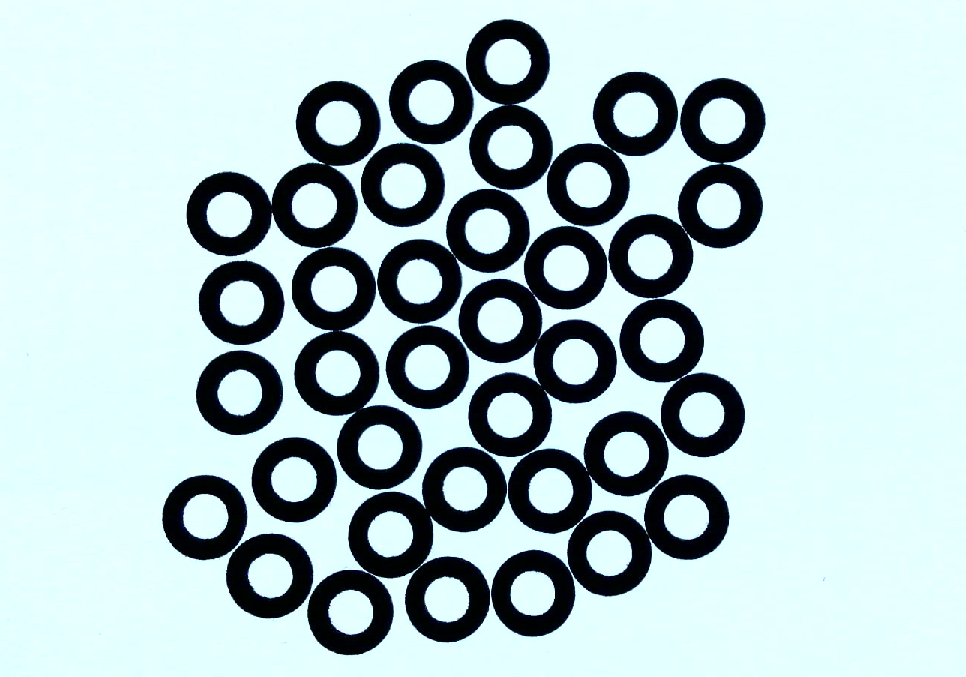
//> input picture Simple-Example/src.png, 966 x 677 px
$ ./simple   (built with g++ and OpenCV 4)
//> lines starting //> are read from the running program, lines starting //| are printed output that depends on the picture; after the words box and inside, x2 and y2 are one past the last pixel; in counts of white or black regions, pixels touching at a corner belong together
#include <iostream>
#include <opencv2/opencv.hpp>

using namespace std;
using namespace cv;

int main()
{
	Mat src = imread("src.png");
//> src is the input picture: 677 rows x 966 cols, CV_8UC3; mean B, G, R 198.4, 196.2, 175.7

	Mat src_gray, src_bit;
	cvtColor(src, src_gray, CV_BGR2GRAY);
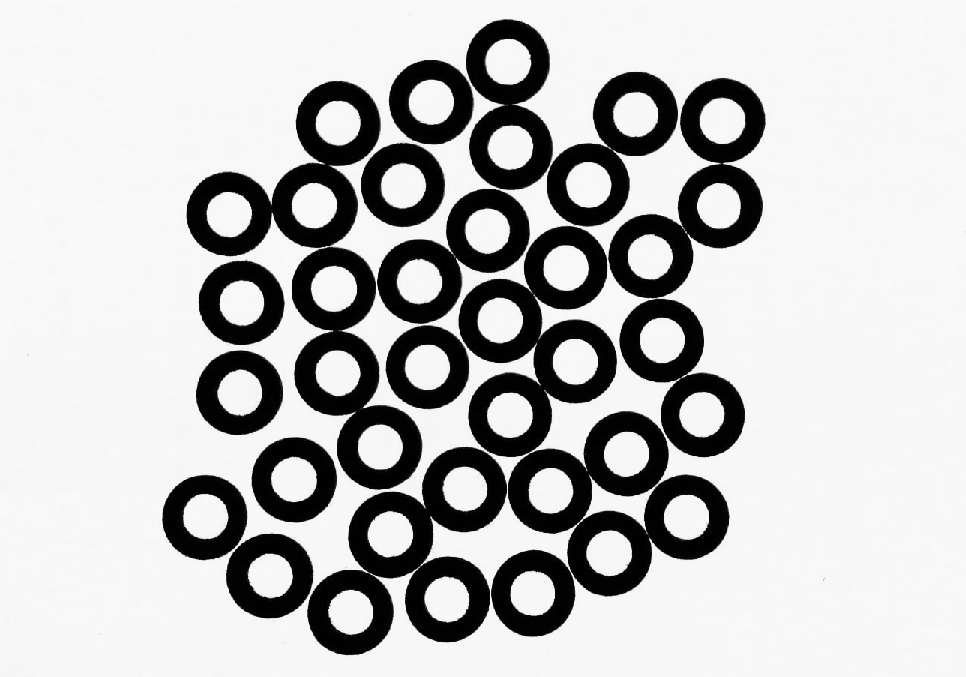
//> src_gray: 677 rows x 966 cols, CV_8UC1; min 0, max 254, mean 190.3
	threshold(src_gray, src_bit, 0, 255, CV_THRESH_OTSU);
//> src_bit: 677 rows x 966 cols, CV_8UC1; 76.6% white; 17 black regions, largest, box (x1, y1, x2, y2) and area: (459, 226, 729, 637) 35827, (307, 447, 507, 655) 16648, (187, 81, 381, 256) 12204
	src_bit = 255 - src_bit;
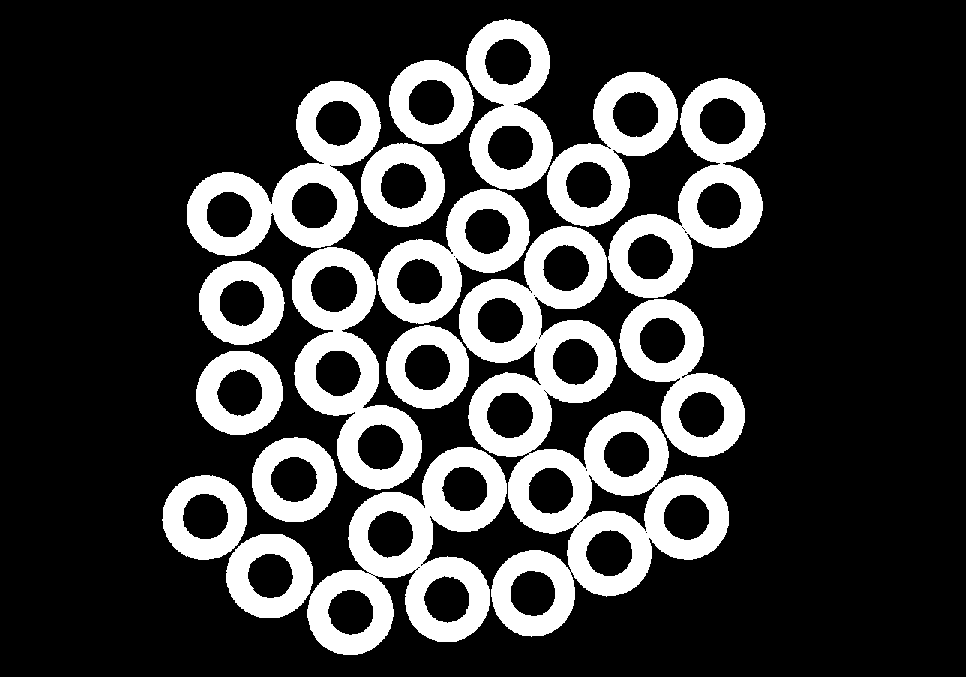
//> src_bit: 677 rows x 966 cols, CV_8UC1; 23.4% white; 17 white regions
	Mat src_bit1;
	src_bit.copyTo(src_bit1);
	cv::Mat src_temp;
	std::vector<std::vector<cv::Point>>contours;
	cv::findContours(src_bit, contours, CV_RETR_EXTERNAL, CV_CHAIN_APPROX_NONE);
//> contours = 17 contours; largest, box (x1, y1, x2, y2) and area: (459, 226, 729, 637) 50790, (307, 447, 507, 655) 22524, (187, 81, 381, 256) 16632, (292, 247, 422, 490) 16497, (608, 78, 766, 298) 16424
	cv::Mat mask_final = cv::Mat::ones(src_bit.rows, src_bit.cols, CV_8UC1);
	mask_final = 255 - mask_final;
	for (size_t i = 0; i < contours.size(); i++)
	{
		cv::Point root_points[1][10000];
		cv::Mat mask = cv::Mat::zeros(src_bit.rows, src_bit.cols, CV_8UC1);

		//imshow("mask_fianl", mask_final);
		//waitKey(0);
		for (size_t j = 0; j < contours[i].size(); j++)
		{
			root_points[0][j] = cv::Point(contours[i][j].x, contours[i][j].y);
			mask.at<uchar>(contours[i][j].y, contours[i][j].x) = 255;
		}
		const cv::Point* ppt[1] = { root_points[0] };
		int npt[] = { contours[i].size() };
		fillPoly(mask, ppt, npt, 1, cv::Scalar(255, 255, 255));


		cv::Mat mask2 = 255 - mask;
		//imshow("src_temp", mask);
		//waitKey(0);
		cv::Mat src_bit2 = mask & src_bit1;
		src_temp = src_bit2 | mask2;

		mask_final = src_temp & mask_final;
		//mask_final = 255 - mask_final;
	}
//> this loop made 17 passes
//> npt on passes 1 to 12: [255], [248], [947], [249], [246], [243], [479], [250], [706], [1905], [471], [241]
//> pass 1, `cv::Mat mask2 = 255 - mask;`:
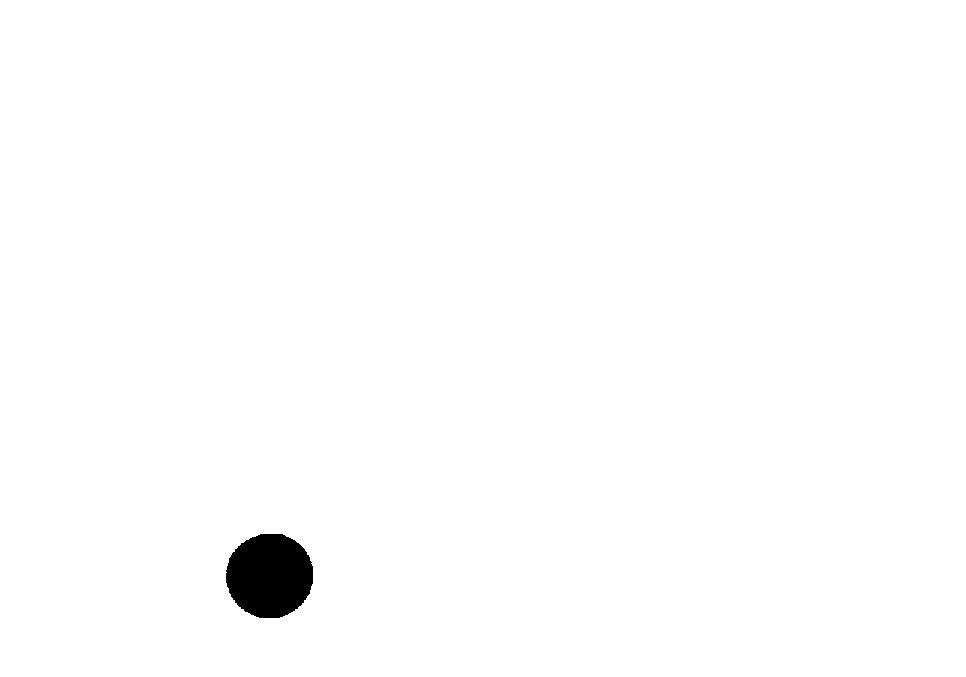
//> mask2: 677 rows x 966 cols, CV_8UC1; 99.1% white; 1 black region, box (x1, y1, x2, y2) and area: (226, 534, 313, 618) 5817
//> pass 1, `src_temp = src_bit2 | mask2;`:
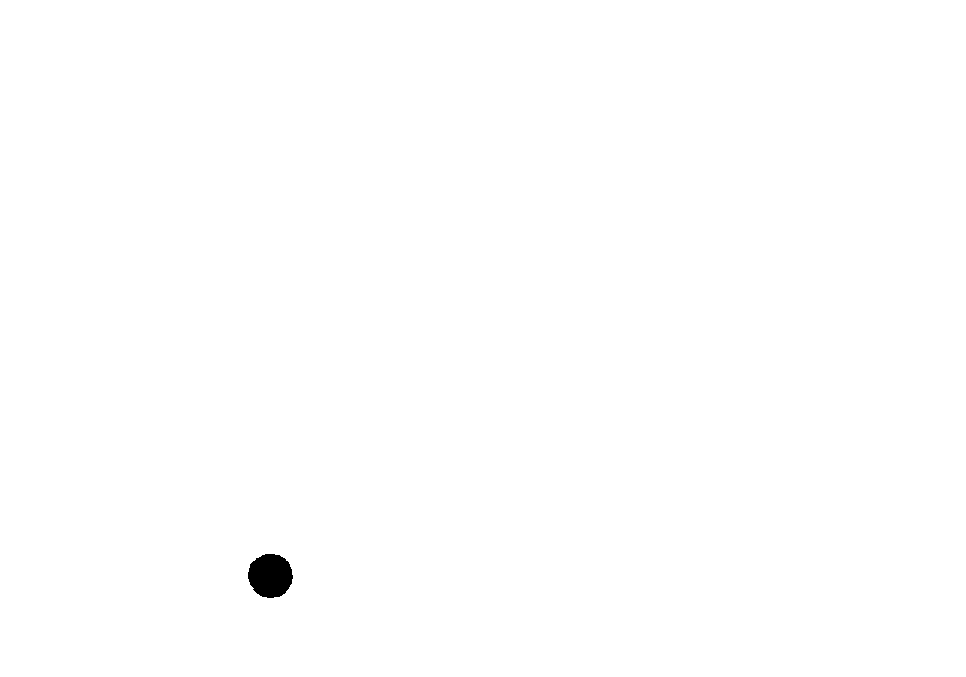
//> src_temp: 677 rows x 966 cols, CV_8UC1; 99.8% white; 1 black region, box (x1, y1, x2, y2) and area: (248, 554, 293, 598) 1546
//> after the loop:
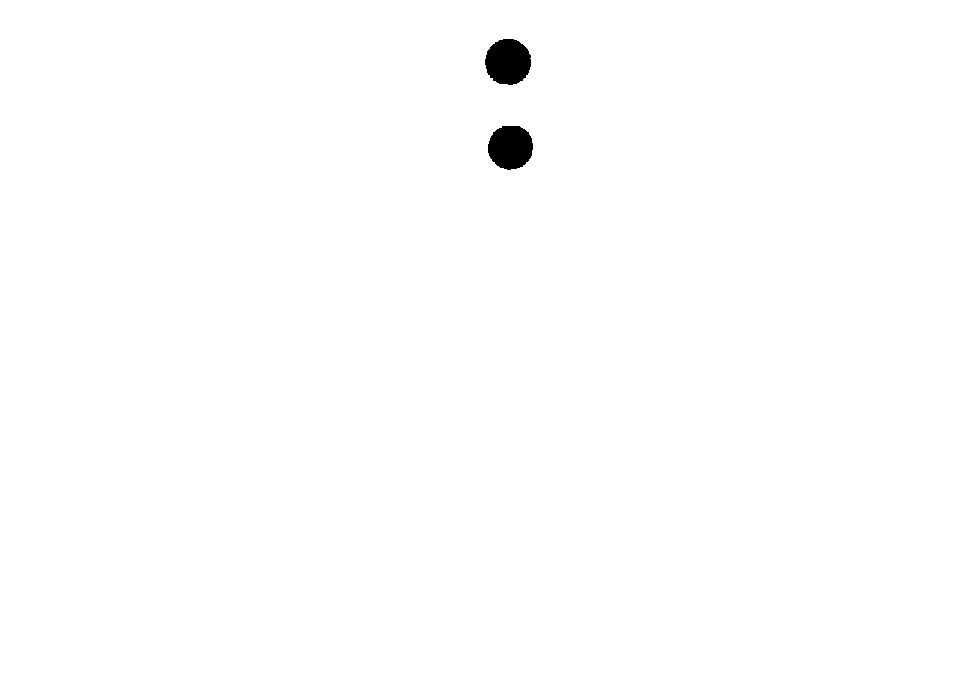
//> src_temp: 677 rows x 966 cols, CV_8UC1; 99.5% white; 2 black regions, box (x1, y1, x2, y2) and area: (485, 39, 531, 85) 1668, (488, 126, 533, 170) 1572
//> after the loop:
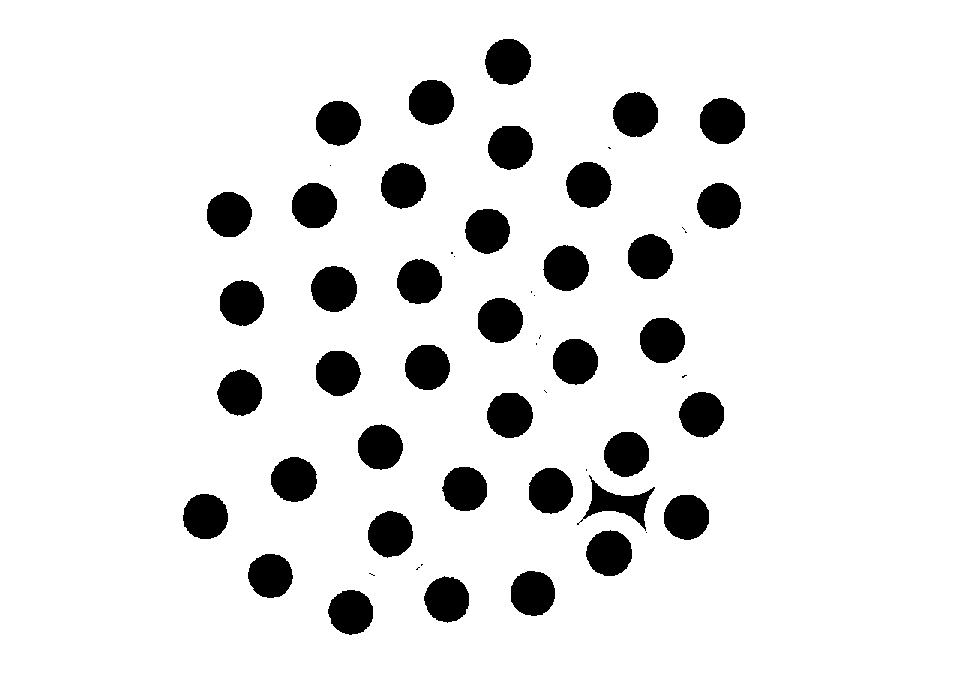
//> mask_final: 677 rows x 966 cols, CV_8UC1; values 0 (black) and 254 (white), 90.5% white; 56 black regions (17 under 20 px), largest, box (x1, y1, x2, y2) and area: (485, 39, 531, 85) 1668, (311, 266, 357, 312) 1656, (700, 98, 745, 144) 1654
	imshow("mask_final", mask_final);
	waitKey(0);
	return 0;
}
